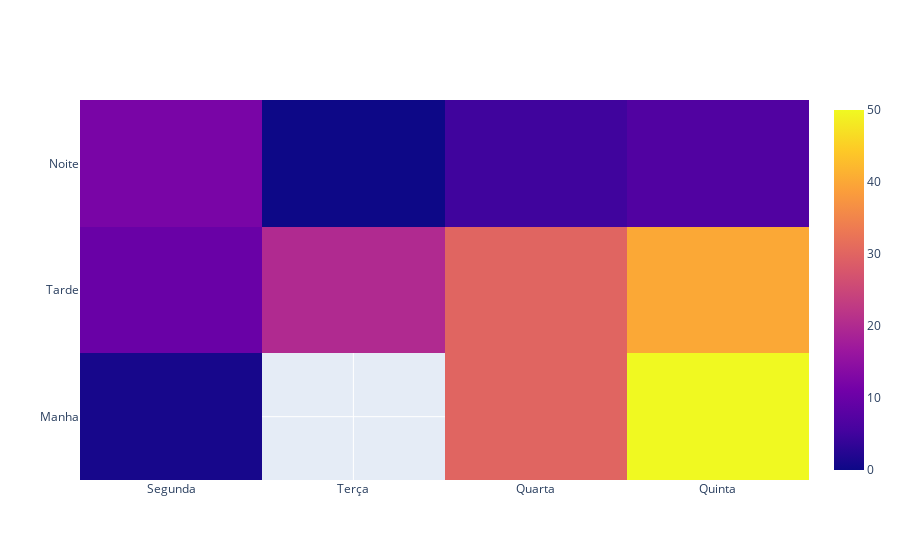

Source (notebook cell):
### Code cell
fig = go.Figure(go.Heatmap(
        z = [[1, None, 30, 50], [10, 20, 30, 40], [12, 0, 5, 7]],
        x = ['Segunda', 'Terça', 'Quarta', 'Quinta'],
        y = ['Manha', 'Tarde', 'Noite']
))

fig.show()

### Figure 1 — Plotly figure (JSON) as saved in the notebook; plotly's stock layout.template omitted (floating-point values rounded to 4 significant figures)
{"data": [{"type": "heatmap", "x": ["Segunda", "Terça", "Quarta", "Quinta"], "y": ["Manha", "Tarde", "Noite"], "z": [[1, null, 30, 50], [10, 20, 30, 40], [12, 0, 5, 7]]}], "layout": {}}
